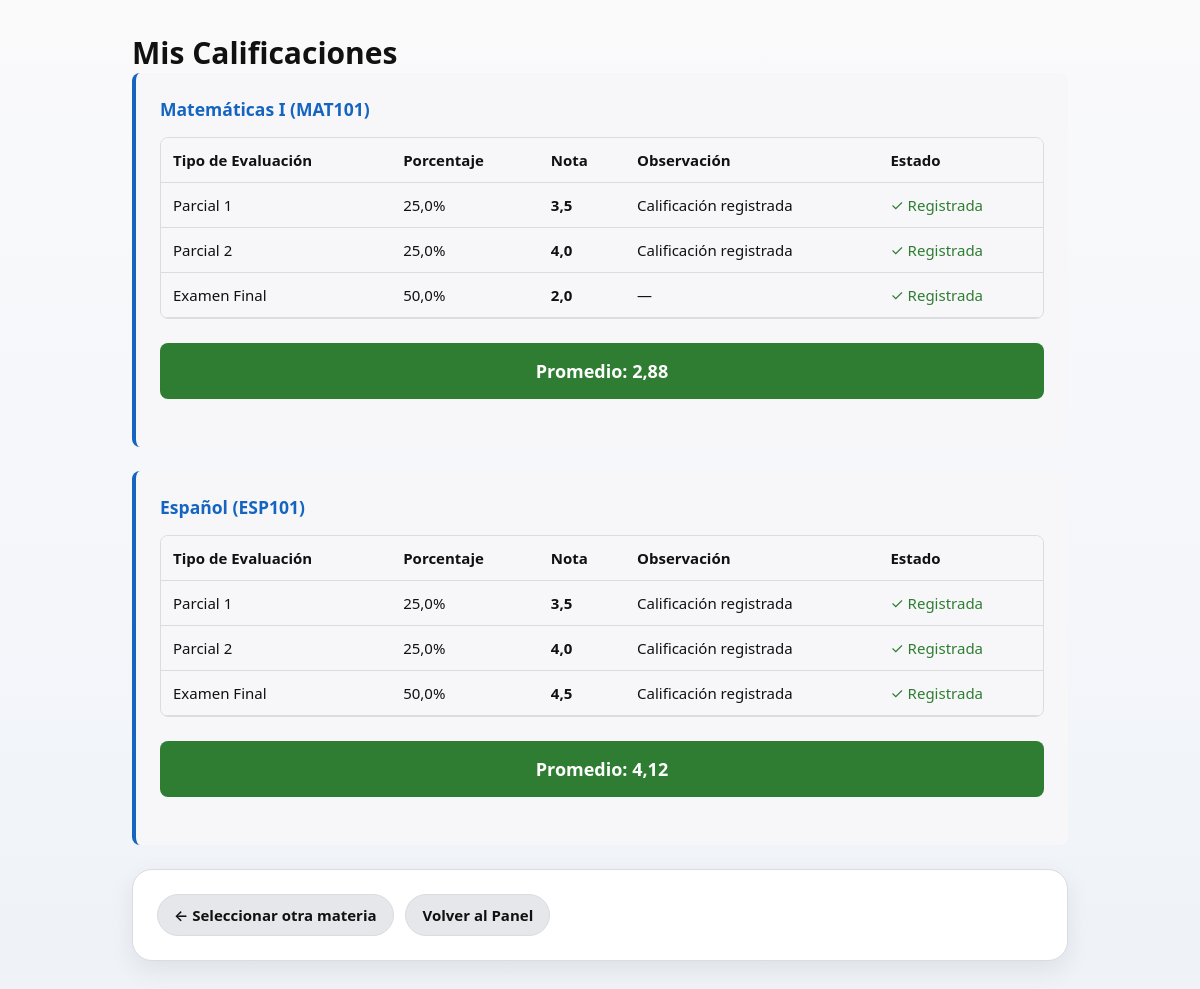
Page /estudiante/notas/ (signed in) on the committed database.
### sgenapp/models.py (models this page shows, shortened)
class Materia(models.Model):
    nombre = models.CharField(max_length=100)
    codigo = models.CharField(max_length=20, unique=True)
    descripcion = models.TextField(blank=True)
    creditos = models.PositiveIntegerField(default=3)
    class Meta:
        verbose_name = 'Materia'
        verbose_name_plural = 'Materias'

class Calificacion(models.Model):
    estudiante = models.ForeignKey(Usuario, on_delete=models.CASCADE, limit_choices_to={'rol': '3'})
    materia_grupo = models.ForeignKey(MateriaGrupo, on_delete=models.CASCADE)
    tipo_evaluacion = models.ForeignKey(TipoEvaluacion, on_delete=models.CASCADE)
    nota = models.FloatField(null=True, blank=True)
    observacion = models.TextField(blank=True)
    estado = models.CharField(
        max_length=20,
        choices=[
            ('pendiente', 'Pendiente'),
            ('registrada', 'Registrada'),
            ('corregida', 'Corregida'),
        ],
        default='pendiente'
    )
    fecha_creacion = models.DateTimeField(auto_now_add=True)
    fecha_actualizacion = models.DateTimeField(auto_now=True)
    class Meta:
        verbose_name = 'Calificación'
        verbose_name_plural = 'Calificaciones'
        unique_together = ('estudiante', 'materia_grupo', 'tipo_evaluacion')

class TipoEvaluacion(models.Model):
    nombre = models.CharField(max_length=100)  # Ej: "Parcial 1", "Examen Final", "Quiz"
    porcentaje = models.FloatField()  # Porcentaje que aporta a la nota final
    class Meta:
        verbose_name = 'Tipo de Evaluación'
        verbose_name_plural = 'Tipos de Evaluación'

### sgenapp/views.py (the view, shortened to what this page needs)
# urls.py: path('estudiante/notas/', views.estudiante_ver_notas, name='estudiante_ver_notas'),
@login_required(login_url='login')
def estudiante_ver_notas(request, materia_grupo_id=None):
    if request.user.rol != '3':
        return redirect('login')
    if not materia_grupo_id:
        grupos = EstudianteGrupo.objects.filter(estudiante=request.user).values_list('grupo', flat=True)
        calificaciones = Calificacion.objects.filter(
            estudiante=request.user,
            materia_grupo__grupo_id__in=grupos
        ).select_related('materia_grupo__materia', 'tipo_evaluacion')
        materias_dict = {}
        for cal in calificaciones:
            materia_codigo = cal.materia_grupo.materia.codigo
            if materia_codigo not in materias_dict:
                materias_dict[materia_codigo] = {
                    'materia': cal.materia_grupo.materia,
                    'calificaciones': [],
                    'promedio': 0
                }
            materias_dict[materia_codigo]['calificaciones'].append(cal)
        for materia_codigo, data in materias_dict.items():
            calificaciones = data['calificaciones']
            if calificaciones:
                suma_ponderada = sum(cal.nota * (cal.tipo_evaluacion.porcentaje / 100)
                                    for cal in calificaciones if cal.nota)
                data['promedio'] = round(suma_ponderada, 2)
        context = {
            'todas_notas': True,
            'materias': list(materias_dict.values()),
        }
    return render(request, 'estudiante_ver_notas.html', context)

### sgenapp/templates/estudiante_ver_notas.html (shortened to what this page needs)
<!doctype html>
<html lang="es">
<head>
</head>
<body>
  <div class="container">
    <div class="header">
      <h1>Mis Calificaciones</h1>
    </div>
    {% if todas_notas %}
      {% for materia in materias %}
        <div class="materia-card">
          <h3>{{ materia.materia.nombre }} ({{ materia.materia.codigo }})</h3>
          {% if materia.calificaciones %}
            <table class="table">
              <thead>
                <tr>
                  <th>Tipo de Evaluación</th>
                  <th>Porcentaje</th>
                  <th>Nota</th>
                  <th>Observación</th>
                  <th>Estado</th>
                </tr>
              </thead>
              <tbody>
                {% for cal in materia.calificaciones %}
                <tr>
                  <td>{{ cal.tipo_evaluacion.nombre }}</td>
                  <td>{{ cal.tipo_evaluacion.porcentaje }}%</td>
                  <td>
                    {% if cal.nota %}
                      <strong>{{ cal.nota|floatformat:1 }}</strong>
                    {% else %}
                      <span class="status-pending">Pendiente</span>
                    {% endif %}
                  </td>
                  <td>{{ cal.observacion|default:"—" }}</td>
                  <td>
                    {% if cal.nota %}
                      <span class="status-done">✓ Registrada</span>
                    {% else %}
                      <span class="status-pending">Pendiente</span>
                    {% endif %}
                  </td>
                </tr>
                {% endfor %}
              </tbody>
            </table>
            <div class="promedio-box">
              Promedio: {{ materia.promedio|floatformat:2 }}
            </div>
          {% else %}
            <p>No hay calificaciones registradas para esta materia</p>
          {% endif %}
        </div>
      {% endfor %}
      <div class="card">
        <a href="{% url 'estudiante_seleccionar_materia' %}" class="btn">← Seleccionar otra materia</a>
        <a href="{% url 'estudiante_dashboard' %}" class="btn" style="margin-left:.5rem">Volver al Panel</a>
      </div>
    {% endif %}
  </div>
</body>
</html>

### sgenapp/templates/estudiante_ver_notas.html (style rules this page uses)
:root { --brand-blue: #1565C0; --brand-red: #D32F2F; --success: #2E7D32; --bg:#FFFFFF; --text:#111111; --muted:#6B7280; --border:#DADCE0; --shadow:0 8px 24px rgba(16,24,40,.08); --font-sans:ui-sans-serif, system-ui, -apple-system, Segoe UI, Roboto, Inter, "Helvetica Neue", Arial, sans-serif; --space-4:1rem; --space-6:1.5rem; --space-8:2rem; --radius-xl:1.25rem; }
* { box-sizing:border-box }
html,body { height:100%; margin:0 }
body { font-family:var(--font-sans); font-size:15px; color:var(--text); background:linear-gradient(180deg,#fafafb, #f4f6fa 60%, #eef2f7) }
.container { max-width:1000px; margin:0 auto; padding:var(--space-8) }
.header h1 { margin:0 }
.btn { appearance:none; border:1px solid var(--border); background:#e5e7eb; color:var(--text); padding:.625rem 1rem; border-radius:999px; font-weight:600; cursor:pointer; transition:.15s; text-decoration:none; display:inline-block }
.card { background:var(--bg); border:1px solid var(--border); border-radius:var(--radius-xl); box-shadow:var(--shadow); padding:var(--space-6); margin-bottom:var(--space-6) }
.materia-card { background:#f7f7f9; border-left:4px solid var(--brand-blue); padding:var(--space-6); margin-bottom:var(--space-6); border-radius:.5rem }
.materia-card h3 { margin:0 0 var(--space-4); color:var(--brand-blue) }
.table { width:100%; border-collapse:separate; border-spacing:0; border:1px solid var(--border); border-radius:.5rem; overflow:hidden; margin-bottom:var(--space-6) }
.table th, .table td { padding:.75rem; border-bottom:1px solid var(--border); text-align:left }
.table thead th { background:#F7F7F9; font-weight:700 }
.promedio-box { background:var(--success); color:#fff; padding:var(--space-4); border-radius:.5rem; text-align:center; font-weight:700; font-size:18px; margin-bottom:var(--space-6) }
.status-done { color:var(--success) }

### rows in the picture
Materia: materia.nombre "Matemáticas I", materia.codigo "MAT101", promedio "2,88"
Calificacion: tipo_evaluacion.nombre "Parcial 1", tipo_evaluacion.porcentaje "25,0", nota "3,5", observacion "Calificación registrada", shows "✓ Registrada"
Calificacion: tipo_evaluacion.nombre "Parcial 2", tipo_evaluacion.porcentaje "25,0", nota "4,0", observacion "Calificación registrada", shows "✓ Registrada"
Calificacion: tipo_evaluacion.nombre "Examen Final", tipo_evaluacion.porcentaje "50,0", nota "2,0", observacion "—", shows "✓ Registrada"
Materia: materia.nombre "Español", materia.codigo "ESP101", promedio "4,12"
Calificacion: tipo_evaluacion.nombre "Parcial 1", tipo_evaluacion.porcentaje "25,0", nota "3,5", observacion "Calificación registrada", shows "✓ Registrada"
Calificacion: tipo_evaluacion.nombre "Parcial 2", tipo_evaluacion.porcentaje "25,0", nota "4,0", observacion "Calificación registrada", shows "✓ Registrada"
Calificacion: tipo_evaluacion.nombre "Examen Final", tipo_evaluacion.porcentaje "50,0", nota "4,5", observacion "Calificación registrada", shows "✓ Registrada"
